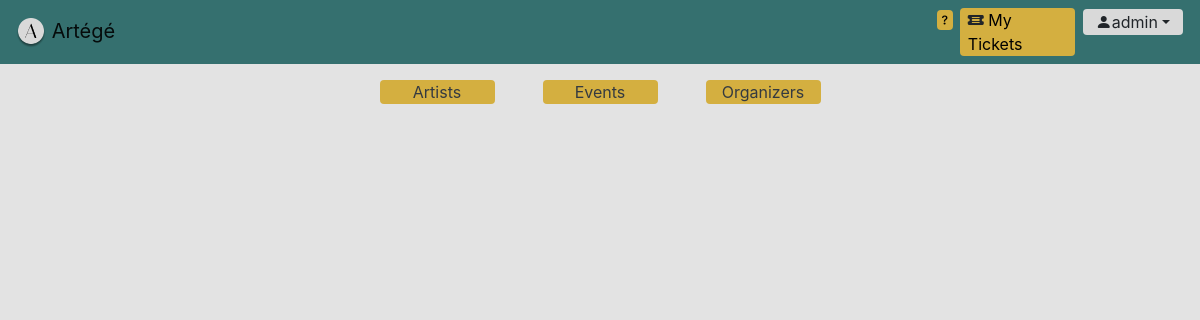
The app's page /tickets/ (signed in), older data.
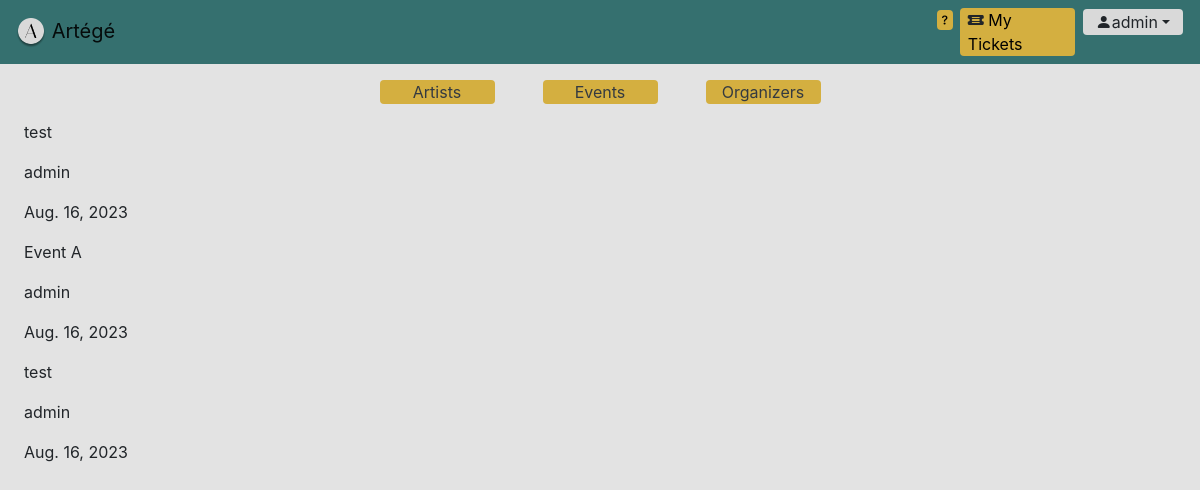
The same page, newer data.
### project_app/models.py (models this page shows)
class Ticket(models.Model):
    event = models.ForeignKey(Event, on_delete=models.CASCADE)
    user_profile = models.ForeignKey(AppUser, on_delete=models.CASCADE)
    purchase_date = models.DateTimeField(auto_now_add=True)
    qr_code = models.ImageField(upload_to="ticket_qr", default="./static/qrcode.png")
    price = models.IntegerField(default = 10)

class Event(models.Model):
    title = models.CharField(max_length=255)
    location = models.CharField(max_length=255)
    image = models.ImageField(upload_to="events", default="events/event1.jpg")
    date = models.DateTimeField()
    description = models.CharField(max_length=300, default="Description for event. Lorem ipsum dolor sit amet, consectetur adipiscing elit, sed do eiusmod tempor... ")
    available_tickets = models.IntegerField()
    artists = models.ManyToManyField(AppUser, related_name="artists")
    organizer = models.ForeignKey(AppUser, related_name="organizer", on_delete=models.CASCADE)

class AppUser(AbstractUser):
    phone_number = models.CharField(max_length=255)
    bio = models.CharField(max_length=400)
    is_organizer = models.BooleanField(default=False)
    is_artist = models.BooleanField(default=False)
    image = models.ImageField(upload_to="users", default="users/person.png")

### project_app/views.py (the view)
# urls.py: path('tickets/', views.tickets, name='tickets'),
def tickets(request):
    user = get_object_or_404(AppUser, pk=request.user.pk)
    tickets_by_user = Ticket.objects.filter(user_profile=user)
    return render(request, 'tickets.html', {'tickets': tickets_by_user})

### project_app/templates/tickets.html
{% extends "base_generic.html" %} {% block content %} {% for ticket in tickets %}
<p>{{ ticket.event.title }}</p>
<p>{{ ticket.user_profile.username }}</p>
<p>{{ ticket.purchase_date.date }}</p>
{% endfor %} {% endblock %}

Row changes from the older to the newer data that the page shows:
added Ticket: event "test", user_profile.username "admin", purchase_date "Aug. 16, 2023"
added Ticket: event "Event A", user_profile.username "admin", purchase_date "Aug. 16, 2023"
added Ticket: event "test", user_profile.username "admin", purchase_date "Aug. 16, 2023"
